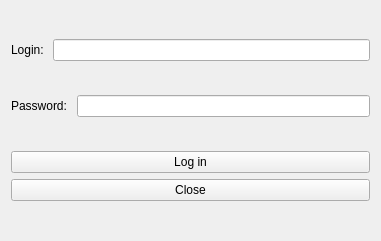
  <widget class="QWidget" name="verticalLayoutWidget">
   <property name="geometry">
    <rect>
     <x>10</x>
     <y>20</y>
     <width>381</width>
     <height>241</height>
    </rect>
   </property>
   <layout class="QVBoxLayout" name="verticalLayout_2">
    <item>
     <layout class="QHBoxLayout" name="horizontalLayout_3">
      <item>
       <widget class="QLabel" name="label_3">
        <property name="text">
         <string>Login: </string>
        </property>
       </widget>
      </item>
      <item>
       <widget class="QLineEdit" name="loginInput"/>
      </item>
     </layout>
    </item>
    <item>
     <layout class="QHBoxLayout" name="horizontalLayout_4">
      <item>
       <widget class="QLabel" name="label_4">
        <property name="text">
         <string>Password: </string>
        </property>
       </widget>
      </item>
      <item>
       <widget class="QLineEdit" name="passwordInput"/>
      </item>
     </layout>
    </item>
    <item>
     <layout class="QVBoxLayout" name="verticalLayout_4">
      <item>
       <widget class="QPushButton" name="loginButton">
        <property name="styleSheet">
         <string notr="true">QToolTip {
    border: 1px solid #76797C;
    background-color: #5A7566;
    color: white;
    padding: 0px;                /*remove padding, for fix combobox tooltip.*/
    opacity: 200;
}

QWidget {
    color: #eff0f1;
    background-color: #31363b;
    selection-background-color: #3daee9;
    selection-color: #eff0f1;
    background-clip: border;
    border-image: none;
    border: 0px transparent black;
    outline: 0;
}

QWidget:item:hover {
    background-color: #18465d;
    color: #eff0f1;
}

QWidget:item:selected {
    background-color: #18465d;
}

QCheckBox {
    spacing: 5px;
    outline: none;
    color: #eff0f1;
    margin-bottom: 2px;
}

QCheckBox:disabled {
    color: #76797C;
}

QCheckBox::indicator,
QGroupBox::indicator {
    width: 18px;
    height: 18px;
}

QGroupBox::indicator {
    margin-left: 2px;
}

QCheckBox::indicator:unchecked,
QGroupBox::indicator:unchecked {
    image: url(:/qss_icons/rc/checkbox_unchecked.png);
}

QCheckBox::indicator:unchecked:hover,
QCheckBox::indicator:unchecked:focus,
QCheckBox::indicator:unchecked:pressed,
QGroupBox::indicator:unchecked:hover,
QGroupBox::indicator:unchecked:focus,
QGroupBox::indicator:unchecked:pressed {
    border: none;
    image: url(:/qss_icons/rc/checkbox_unchecked_focus.png);
}

QCheckBox::indicator:checked,
QGroupBox::indicator:checked {
    image: url(:/qss_icons/rc/checkbox_checked.png);
}

QCheckBox::indicator:checked:hover,
QCheckBox::indicator:checked:focus,
QCheckBox::indicator:checked:pressed,
QGroupBox::indicator:checked:hover,
QGroupBox::indicator:checked:focus,
QGroupBox::indicator:checked:pressed {
    border: none;
    image: url(:/qss_icons/rc/checkbox_checked_focus.png);
}

QCheckBox::indicator:indeterminate {
    image: url(:/qss_icons/rc/checkbox_indeterminate.png);
}

QCheckBox::indicator:indeterminate:focus,
QCheckBox::indicator:indeterminate:hover,
QCheckBox::indicator:indeterminate:pressed {
    image: url(:/qss_icons/rc/checkbox_indeterminate_focus.png);
}

QCheckBox::indicator:checked:disabled,
QGroupBox::indicator:checked:disabled {
    image: url(:/qss_icons/rc/checkbox_checked_disabled.png);
}

QCheckBox::indicator:unchecked:disabled,
QGroupBox::indicator:unchecked:disabled {
    image: url(:/qss_icons/rc/checkbox_unchecked_disabled.png);
}

QRadioButton {
    spacing: 5px;
    outline: none;
    color: #eff0f1;
    margin-bottom: 2px;
}

QRadioButton:disabled {
    color: #76797C;
}

QRadioButton::indicator {
    width: 21px;
    height: 21px;
}

QRadioButton::indicator:unchecked {
    image: url(:/qss_icons/rc/radio_unchecked.png);
}

QRadioButton::indicator:unchecked:hover,
QRadioButton::indicator:unchecked:focus,
QRadioButton::indicator:unchecked:pressed {
    border: none;
    outline: none;
    image: url(:/qss_icons/rc/radio_unchecked_focus.png);
}

QRadioButton::indicator:checked {
    border: none;
    outline: none;
    image: url(:/qss_icons/rc/radio_checked.png);
}

QRadioButton::indicator:checked:hover,
QRadioButton::indicator:checked:focus,
QRadioButton::indicator:checked:pressed {
    border: none;
    outline: none;
    image: url(:/qss_icons/rc/radio_checked_focus.png);
}

QRadioButton::indicator:checked:disabled {
    outline: none;
    image: url(:/qss_icons/rc/radio_checked_disabled.png);
}

QRadioButton::indicator:unchecked:disabled {
    image: url(:/qss_icons/rc/radio_unchecked_disabled.png);
}

QMenuBar {
    background-color: #31363b;
    color: #eff0f1;
}

QMenuBar::item {
    background: transparent;
}

QMenuBar::item:selected {
    background: transparent;
    border: 1px solid #76797C;
}

QMenuBar::item:pressed {
    border: 1px solid #76797C;
    background-color: #3daee9;
    color: #eff0f1;
    margin-bottom: -1px;
    padding-bottom: 1px;
}

QMenu {
    border: 1px solid #76797C;
    color: #eff0f1;
    margin: 2px;
}

QMenu::icon {
    margin: 5px;
}

QMenu::item {
    padding: 5px 30px 5px 30px;
    border: 1px solid transparent;
    /* reserve space for selection border */
}

QMenu::item:selected {
    color: #eff0f1;
}

QMenu::separator {
    height: 2px;
    background: lightblue;
    margin-left: 10px;
    margin-right: 5px;
}

QMenu::indicator {
    width: 18px;
    height: 18px;
}


/* non-exclusive indicator = check box style indicator
   (see QActionGroup::setExclusive) */

QMenu::indicator:non-exclusive:unchecked {
    image: url(:/qss_icons/rc/checkbox_unchecked.png);
}

QMenu::indicator:non-exclusive:unchecked:selected {
    image: url(:/qss_icons/rc/checkbox_unchecked_disabled.png);
}

QMenu::indicator:non-exclusive:checked {
    image: url(:/qss_icons/rc/checkbox_checked.png);
}

QMenu::indicator:non-exclusive:checked:selected {
    image: url(:/qss_icons/rc/checkbox_checked_disabled.png);
}


/* exclusive indicator = radio button style indicator (see QActionGroup::setExclusive) */

QMenu::indicator:exclusive:unchecked {
    image: url(:/qss_icons/rc/radio_unchecked.png);
}

QMenu::indicator:exclusive:unchecked:selected {
    image: url(:/qss_icons/rc/radio_unchecked_disabled.png);
}

QMenu::indicator:exclusive:checked {
    image: url(:/qss_icons/rc/radio_checked.png);
}

QMenu::indicator:exclusive:checked:selected {
    image: url(:/qss_icons/rc/radio_checked_disabled.png);
}

QMenu::right-arrow {
    margin: 5px;
    image: url(:/qss_icons/rc/right_arrow.png)
}

QWidget:disabled {
    color: #454545;
    background-color: #31363b;
}

QAbstractItemView {
    alternate-background-color: #31363b;
    color: #eff0f1;
    border: 1px solid #3A3939;
    border-radius: 2px;
}

QWidget:focus,
QMenuBar:focus {
    border: 1px solid #3daee9;
}

QTabWidget:focus,
QCheckBox:focus,
QRadioButton:focus,
QSlider:focus {
    border: none;
}

QLineEdit {
    background-color: #232629;
    padding: 5px;
    border-style: solid;
    border: 1px solid #76797C;
    border-radius: 2px;
    color: #eff0f1;
}

QAbstractItemView QLineEdit {
    padding: 0;
}

QGroupBox {
    border: 1px solid #76797C;
    border-radius: 2px;
    margin-top: 20px;
}

QGroupBox::title {
    subcontrol-origin: margin;
    subcontrol-position: top center;
    padding-left: 10px;
    padding-right: 10px;
    padding-top: 10px;
}

QAbstractScrollArea {
    border-radius: 2px;
    border: 1px solid #76797C;
    background-color: transparent;
}

QScrollBar:horizontal {
    height: 15px;
    margin: 3px 15px 3px 15px;
    border: 1px transparent #2A2929;
    border-radius: 4px;
    background-color: #2A2929;
}

QScrollBar::handle:horizontal {
    background-color: #605F5F;
    min-width: 5px;
    border-radius: 4px;
}

QScrollBar::add-line:horizontal {
    margin: 0px 3px 0px 3px;
    border-image: url(:/qss_icons/rc/right_arrow_disabled.png);
    width: 10px;
    height: 10px;
    subcontrol-position: right;
    subcontrol-origin: margin;
}

QScrollBar::sub-line:horizontal {
    margin: 0px 3px 0px 3px;
    border-image: url(:/qss_icons/rc/left_arrow_disabled.png);
    height: 10px;
    width: 10px;
    subcontrol-position: left;
    subcontrol-origin: margin;
}

QScrollBar::add-line:horizontal:hover,
QScrollBar::add-line:horizontal:on {
    border-image: url(:/qss_icons/rc/right_arrow.png);
    height: 10px;
    width: 10px;
    subcontrol-position: right;
    subcontrol-origin: margin;
}

QScrollBar::sub-line:horizontal:hover,
QScrollBar::sub-line:horizontal:on {
    border-image: url(:/qss_icons/rc/left_arrow.png);
    height: 10px;
    width: 10px;
    subcontrol-position: left;
    subcontrol-origin: margin;
}

QScrollBar::up-arrow:horizontal,
QScrollBar::down-arrow:horizontal {
    background: none;
}

QScrollBar::add-page:horizontal,
QScrollBar::sub-page:horizontal {
    background: none;
}

QScrollBar:vertical {
    background-color: #2A2929;
    width: 15px;
    margin: 15px 3px 15px 3px;
    border: 1px transparent #2A2929;
    border-radius: 4px;
}

QScrollBar::handle:vertical {
    background-color: #605F5F;
    min-height: 5px;
    border-radius: 4px;
}

QScrollBar::sub-line:vertical {
    margin: 3px 0px 3px 0px;
    border-image: url(:/qss_icons/rc/up_arrow_disabled.png);
    height: 10px;
    width: 10px;
    subcontrol-position: top;
    subcontrol-origin: margin;
}

QScrollBar::add-line:vertical {
    margin: 3px 0px 3px 0px;
    border-image: url(:/qss_icons/rc/down_arrow_disabled.png);
    height: 10px;
    width: 10px;
    subcontrol-position: bottom;
    subcontrol-origin: margin;
}

QScrollBar::sub-line:vertical:hover,
QScrollBar::sub-line:vertical:on {
    border-image: url(:/qss_icons/rc/up_arrow.png);
    height: 10px;
    width: 10px;
    subcontrol-position: top;
    subcontrol-origin: margin;
}

QScrollBar::add-line:vertical:hover,
QScrollBar::add-line:vertical:on {
    border-image: url(:/qss_icons/rc/down_arrow.png);
    height: 10px;
    width: 10px;
    subcontrol-position: bottom;
    subcontrol-origin: margin;
}

QScrollBar::up-arrow:vertical,
QScrollBar::down-arrow:vertical {
    background: none;
}

QScrollBar::add-page:vertical,
QScrollBar::sub-page:vertical {
    background: none;
}

QTextEdit {
    background-color: #232629;
    color: #eff0f1;
    border: 1px solid #76797C;
}

QPlainTextEdit {
    background-color: #232629;
    ;
    color: #eff0f1;
    border-radius: 2px;
    border: 1px solid #76797C;
}

QHeaderView::section {
    background-color: #76797C;
    color: #eff0f1;
    padding: 5px;
    border: 1px solid #76797C;
}

QSizeGrip {
    image: url(:/qss_icons/rc/sizegrip.png);
    width: 12px;
    height: 12px;
}

QMainWindow::separator {
    background-color: #31363b;
    color: white;
    padding-left: 4px;
    spacing: 2px;
    border: 1px dashed #76797C;
}

QMainWindow::separator:hover {
    background-color: #787876;
    color: white;
    padding-left: 4px;
    border: 1px solid #76797C;
    spacing: 2px;
}

QMenu::separator {
    height: 1px;
    background-color: #76797C;
    color: white;
    padding-left: 4px;
    margin-left: 10px;
    margin-right: 5px;
}

QFrame {
    border-radius: 2px;
    border: 1px solid #76797C;
}

QFrame[frameShape=&quot;0&quot;] {
    border-radius: 2px;
    border: 1px transparent #76797C;
}

QStackedWidget {
    border: 1px transparent black;
}

QToolBar {
    border: 1px transparent #393838;
    background: 1px solid #31363b;
    font-weight: bold;
}

QToolBar::handle:horizontal {
    image: url(:/qss_icons/rc/Hmovetoolbar.png);
}

QToolBar::handle:vertical {
    image: url(:/qss_icons/rc/Vmovetoolbar.png);
}

QToolBar::separator:horizontal {
    image: url(:/qss_icons/rc/Hsepartoolbar.png);
}

QToolBar::separator:vertical {
    image: url(:/qss_icons/rc/Vsepartoolbar.png);
}

QToolButton#qt_toolbar_ext_button {
    background: #58595a
}

QPushButton {
    color: #eff0f1;
    background-color: #31363b;
    border-width: 1px;
    border-color: #76797C;
    border-style: solid;
    padding: 5px;
    border-radius: 2px;
    outline: none;
}

QPushButton:disabled {
    background-color: #31363b;
    border-width: 1px;
    border-color: #454545;
    border-style: solid;
    padding-top: 5px;
    padding-bottom: 5px;
    padding-left: 10px;
    padding-right: 10px;
    border-radius: 2px;
    color: #454545;
}

QPushButton:focus {
    background-color: #3daee9;
    color: white;
}

QPushButton:pressed {
    background-color: #3daee9;
    padding-top: -15px;
    padding-bottom: -17px;
}

QComboBox {
    selection-background-color: #3daee9;
    border-style: solid;
    border: 1px solid #76797C;
    border-radius: 2px;
    padding: 5px;
    min-width: 75px;
}

QPushButton:checked {
    background-color: #76797C;
    border-color: #6A6969;
}

QComboBox:hover,
QPushButton:hover,
QAbstractSpinBox:hover,
QLineEdit:hover,
QTextEdit:hover,
QPlainTextEdit:hover,
QAbstractView:hover,
QTreeView:hover {
    border: 1px solid #3daee9;
    color: #eff0f1;
}

QComboBox:on {
    padding-top: 3px;
    padding-left: 4px;
    selection-background-color: #4a4a4a;
}

QComboBox QAbstractItemView {
    background-color: #232629;
    border-radius: 2px;
    border: 1px solid #76797C;
    selection-background-color: #18465d;
}

QComboBox::drop-down {
    subcontrol-origin: padding;
    subcontrol-position: top right;
    width: 15px;
    border-left-width: 0px;
    border-left-color: darkgray;
    border-left-style: solid;
    border-top-right-radius: 3px;
    border-bottom-right-radius: 3px;
}

QComboBox::down-arrow {
    image: url(:/qss_icons/rc/down_arrow_disabled.png);
}

QComboBox::down-arrow:on,
QComboBox::down-arrow:hover,
QComboBox::down-arrow:focus {
    image: url(:/qss_icons/rc/down_arrow.png);
}

QAbstractSpinBox {
    padding: 5px;
    border: 1px solid #76797C;
    background-color: #232629;
    color: #eff0f1;
    border-radius: 2px;
    min-width: 75px;
}

QAbstractSpinBox:up-button {
    background-color: transparent;
    subcontrol-origin: border;
    subcontrol-position: center right;
}

QAbstractSpinBox:down-button {
    background-color: transparent;
    subcontrol-origin: border;
    subcontrol-position: center left;
}

QAbstractSpinBox::up-arrow,
QAbstractSpinBox::up-arrow:disabled,
QAbstractSpinBox::up-arrow:off {
    image: url(:/qss_icons/rc/up_arrow_disabled.png);
    width: 10px;
    height: 10px;
}

QAbstractSpinBox::up-arrow:hover {
    image: url(:/qss_icons/rc/up_arrow.png);
}

QAbstractSpinBox::down-arrow,
QAbstractSpinBox::down-arrow:disabled,
QAbstractSpinBox::down-arrow:off {
    image: url(:/qss_icons/rc/down_arrow_disabled.png);
    width: 10px;
    height: 10px;
}

QAbstractSpinBox::down-arrow:hover {
    image: url(:/qss_icons/rc/down_arrow.png);
}

QLabel {
    border: 0px solid black;
}

QTabWidget {
    border: 0px transparent black;
}

QTabWidget::pane {
    border: 1px solid #76797C;
    padding: 5px;
    margin: 0px;
}

QTabWidget::tab-bar {
    /* left: 5px; move to the right by 5px */
}

QTabBar {
    qproperty-drawBase: 0;
    border-radius: 3px;
}

QTabBar:focus {
    border: 0px transparent black;
}

QTabBar::close-button {
    image: url(:/qss_icons/rc/close.png);
    background: transparent;
}

QTabBar::close-button:hover {
    image: url(:/qss_icons/rc/close-hover.png);
    background: transparent;
}

QTabBar::close-button:pressed {
    image: url(:/qss_icons/rc/close-pressed.png);
    background: transparent;
}


/* TOP TABS */

QTabBar::tab:top {
    color: #eff0f1;
    border: 1px solid #76797C;
    border-bottom: 1px transparent black;
    background-color: #31363b;
    padding: 5px;
    min-width: 50px;
    border-top-left-radius: 2px;
    border-top-right-radius: 2px;
}

QTabBar::tab:top:selected {
    color: #eff0f1;
    background-color: #54575B;
    border: 1px solid #76797C;
    border-bottom: 2px solid #3daee9;
    border-top-left-radius: 2px;
    border-top-right-radius: 2px;
}

QTabBar::tab:top:!selected:hover {
    background-color: #3daee9;
}


/* BOTTOM TABS */

QTabBar::tab:bottom {
    color: #eff0f1;
    border: 1px solid #76797C;
    border-top: 1px transparent black;
    background-color: #31363b;
    padding: 5px;
    border-bottom-left-radius: 2px;
    border-bottom-right-radius: 2px;
    min-width: 50px;
}

QTabBar::tab:bottom:selected {
    color: #eff0f1;
    background-color: #54575B;
    border: 1px solid #76797C;
    border-top: 2px solid #3daee9;
    border-bottom-left-radius: 2px;
    border-bottom-right-radius: 2px;
}

QTabBar::tab:bottom:!selected:hover {
    background-color: #3daee9;
}


/* LEFT TABS */

QTabBar::tab:left {
    color: #eff0f1;
    border: 1px solid #76797C;
    border-left: 1px transparent black;
    background-color: #31363b;
    padding: 5px;
    border-top-right-radius: 2px;
    border-bottom-right-radius: 2px;
    min-height: 50px;
}

QTabBar::tab:left:selected {
    color: #eff0f1;
    background-color: #54575B;
    border: 1px solid #76797C;
    border-left: 2px solid #3daee9;
    border-top-right-radius: 2px;
    border-bottom-right-radius: 2px;
}

QTabBar::tab:left:!selected:hover {
    background-color: #3daee9;
}


/* RIGHT TABS */

QTabBar::tab:right {
    color: #eff0f1;
    border: 1px solid #76797C;
    border-right: 1px transparent black;
    background-color: #31363b;
    padding: 5px;
    border-top-left-radius: 2px;
    border-bottom-left-radius: 2px;
    min-height: 50px;
}

QTabBar::tab:right:selected {
    color: #eff0f1;
    background-color: #54575B;
    border: 1px solid #76797C;
    border-right: 2px solid #3daee9;
    border-top-left-radius: 2px;
    border-bottom-left-radius: 2px;
}

QTabBar::tab:right:!selected:hover {
    background-color: #3daee9;
}

QTabBar QToolButton::right-arrow:enabled {
    image: url(:/qss_icons/rc/right_arrow.png);
}

QTabBar QToolButton::left-arrow:enabled {
    image: url(:/qss_icons/rc/left_arrow.png);
}

QTabBar QToolButton::right-arrow:disabled {
    image: url(:/qss_icons/rc/right_arrow_disabled.png);
}

QTabBar QToolButton::left-arrow:disabled {
    image: url(:/qss_icons/rc/left_arrow_disabled.png);
}

QDockWidget {
    background: #31363b;
    border: 1px solid #403F3F;
    titlebar-close-icon: url(:/qss_icons/rc/close.png);
    titlebar-normal-icon: url(:/qss_icons/rc/undock.png);
}

QDockWidget::close-button,
QDockWidget::float-button {
    border: 1px solid transparent;
    border-radius: 2px;
    background: transparent;
}

QDockWidget::close-button:hover,
QDockWidget::float-button:hover {
    background: rgba(255, 255, 255, 10);
}

QDockWidget::close-button:pressed,
QDockWidget::float-button:pressed {
    padding: 1px -1px -1px 1px;
    background: rgba(255, 255, 255, 10);
}

QTreeView,
QListView {
    border: 1px solid #76797C;
    background-color: #232629;
}

QTreeView:branch:selected,
QTreeView:branch:hover {
    background: url(:/qss_icons/rc/transparent.png);
}

QTreeView::branch:has-siblings:!adjoins-item {
    border-image: url(:/qss_icons/rc/transparent.png);
}

QTreeView::branch:has-siblings:adjoins-item {
    border-image: url(:/qss_icons/rc/transparent.png);
}

QTreeView::branch:!has-children:!has-siblings:adjoins-item {
    border-image: url(:/qss_icons/rc/transparent.png);
}

QTreeView::branch:has-children:!has-siblings:closed,
QTreeView::branch:closed:has-children:has-siblings {
    image: url(:/qss_icons/rc/branch_closed.png);
}

QTreeView::branch:open:has-children:!has-siblings,
QTreeView::branch:open:has-children:has-siblings {
    image: url(:/qss_icons/rc/branch_open.png);
}

QTreeView::branch:has-children:!has-siblings:closed:hover,
QTreeView::branch:closed:has-children:has-siblings:hover {
    image: url(:/qss_icons/rc/branch_closed-on.png);
}

QTreeView::branch:open:has-children:!has-siblings:hover,
QTreeView::branch:open:has-children:has-siblings:hover {
    image: url(:/qss_icons/rc/branch_open-on.png);
}

QListView::item:!selected:hover,
QTreeView::item:!selected:hover {
    background: #18465d;
    outline: 0;
    color: #eff0f1
}

QListView::item:selected:hover,
QTreeView::item:selected:hover {
    background: #287399;
    color: #eff0f1;
}

QTreeView::indicator:checked,
QListView::indicator:checked {
    image: url(:/qss_icons/rc/checkbox_checked.png);
}

QTreeView::indicator:unchecked,
QListView::indicator:unchecked {
    image: url(:/qss_icons/rc/checkbox_unchecked.png);
}

QTreeView::indicator:indeterminate,
QListView::indicator:indeterminate {
    image: url(:/qss_icons/rc/checkbox_indeterminate.png);
}

QTreeView::indicator:checked:hover,
QTreeView::indicator:checked:focus,
QTreeView::indicator:checked:pressed,
QListView::indicator:checked:hover,
QListView::indicator:checked:focus,
QListView::indicator:checked:pressed {
    image: url(:/qss_icons/rc/checkbox_checked_focus.png);
}

QTreeView::indicator:unchecked:hover,
QTreeView::indicator:unchecked:focus,
QTreeView::indicator:unchecked:pressed,
QListView::indicator:unchecked:hover,
QListView::indicator:unchecked:focus,
QListView::indicator:unchecked:pressed {
    image: url(:/qss_icons/rc/checkbox_unchecked_focus.png);
}

QTreeView::indicator:indeterminate:hover,
QTreeView::indicator:indeterminate:focus,
QTreeView::indicator:indeterminate:pressed,
QListView::indicator:indeterminate:hover,
QListView::indicator:indeterminate:focus,
QListView::indicator:indeterminate:pressed {
    image: url(:/qss_icons/rc/checkbox_indeterminate_focus.png);
}

QSlider::groove:horizontal {
    border: 1px solid #565a5e;
    height: 4px;
    background: #565a5e;
    margin: 0px;
    border-radius: 2px;
}

QSlider::handle:horizontal {
    background: #232629;
    border: 1px solid #565a5e;
    width: 16px;
    height: 16px;
    margin: -8px 0;
    border-radius: 9px;
}

QSlider::sub-page:horizontal {
    border: 1px solid #565a5e;
    height: 4px;
    background: #3daee9;
    margin: 0px;
    border-radius: 2px;
}

QSlider::groove:vertical {
    border: 1px solid #565a5e;
    width: 4px;
    background: #565a5e;
    margin: 0px;
    border-radius: 3px;
}

QSlider::handle:vertical {
    background: #232629;
    border: 1px solid #565a5e;
    width: 16px;
    height: 16px;
    margin: 0 -8px;
    border-radius: 9px;
}

QSlider::sub-page:vertical {
    border: 1px solid #565a5e;
    width: 4px;
    background: #3daee9;
    margin: 0px;
    border-radius: 3px;
}

QToolButton {
    background-color: transparent;
    border: 1px transparent #76797C;
    border-radius: 2px;
    margin: 3px;
    padding: 5px;
}

QToolButton[popupMode=&quot;1&quot;] {
    /* only for MenuButtonPopup */
    padding-right: 20px;
    /* make way for the popup button */
    border: 1px #76797C;
    border-radius: 5px;
}

QToolButton[popupMode=&quot;2&quot;] {
    /* only for InstantPopup */
    padding-right: 10px;
    /* make way for the popup button */
    border: 1px #76797C;
}

QToolButton:hover,
QToolButton::menu-button:hover {
    background-color: transparent;
    border: 1px solid #3daee9;
    padding: 5px;
}

QToolButton:checked,
QToolButton:pressed,
QToolButton::menu-button:pressed {
    background-color: #3daee9;
    border: 1px solid #3daee9;
    padding: 5px;
}


/* the subcontrol below is used only in the InstantPopup or DelayedPopup mode */

QToolButton::menu-indicator {
    image: url(:/qss_icons/rc/down_arrow.png);
    top: -7px;
    left: -2px;
    /* shift it a bit */
}


/* the subcontrols below are used only in the MenuButtonPopup mode */

QToolButton::menu-button {
    border: 1px transparent #76797C;
    border-top-right-radius: 6px;
    border-bottom-right-radius: 6px;
    /* 16px width + 4px for border = 20px allocated above */
    width: 16px;
    outline: none;
}

QToolButton::menu-arrow {
    image: url(:/qss_icons/rc/down_arrow.png);
}

QToolButton::menu-arrow:open {
    border: 1px solid #76797C;
}

QPushButton::menu-indicator {
    subcontrol-origin: padding;
    subcontrol-position: bottom right;
    bottom: 5px;
}

QTableView {
    border: 1px solid #76797C;
    gridline-color: #31363b;
    background-color: #232629;
}

QTableView,
QHeaderView {
    border-radius: 0px;
}

QTableView::item:pressed,
QListView::item:pressed,
QTreeView::item:pressed {
    background: #18465d;
    color: #eff0f1;
}

QTableView::item:selected:active,
QTreeView::item:selected:active,
QListView::item:selected:active {
    background: #287399;
    color: #eff0f1;
}

QHeaderView {
    background-color: #31363b;
    border: 1px transparent;
    border-radius: 0px;
    margin: 0px;
    padding: 0px;
}

QHeaderView::section {
    background-color: #31363b;
    color: #eff0f1;
    padding: 5px;
    border: 1px solid #76797C;
    border-radius: 0px;
    text-align: center;
}

QHeaderView::section::vertical::first,
QHeaderView::section::vertical::only-one {
    border-top: 1px solid #76797C;
}

QHeaderView::section::vertical {
    border-top: transparent;
}

QHeaderView::section::horizontal::first,
QHeaderView::section::horizontal::only-one {
    border-left: 1px solid #76797C;
}

QHeaderView::section::horizontal {
    border-left: transparent;
}

QHeaderView::section:checked {
    color: white;
    background-color: #334e5e;
}


/* style the sort indicator */

QHeaderView::down-arrow {
    image: url(:/qss_icons/rc/down_arrow.png);
}

QHeaderView::up-arrow {
    image: url(:/qss_icons/rc/up_arrow.png);
}

QTableCornerButton::section {
    background-color: #31363b;
    border: 1px transparent #76797C;
    border-radius: 0px;
}

QToolBox {
    padding: 5px;
    border: 1px transparent black;
}

QToolBox::tab {
    color: #eff0f1;
    background-color: #31363b;
    border: 1px solid #76797C;
    border-bottom: 1px transparent #31363b;
    border-top-left-radius: 5px;
    border-top-right-radius: 5px;
}

QToolBox::tab:selected {
    /* italicize selected tabs */
    font: italic;
    background-color: #31363b;
    border-color: #3daee9;
}

QStatusBar::item {
    border: 0px transparent dark;
}

QFrame[height=&quot;3&quot;],
QFrame[width=&quot;3&quot;] {
    background-color: #76797C;
}

QSplitter::handle {
    border: 1px dashed #76797C;
}

QSplitter::handle:hover {
    background-color: #787876;
    border: 1px solid #76797C;
}

QSplitter::handle:horizontal {
    width: 1px;
}

QSplitter::handle:vertical {
    height: 1px;
}

QProgressBar {
    border: 1px solid #76797C;
    border-radius: 5px;
    text-align: center;
}

QProgressBar::chunk {
    background-color: #05B8CC;
}

QDateEdit {
    selection-background-color: #3daee9;
    border-style: solid;
    border: 1px solid #3375A3;
    border-radius: 2px;
    padding: 1px;
    min-width: 75px;
}

QDateEdit:on {
    padding-top: 3px;
    padding-left: 4px;
    selection-background-color: #4a4a4a;
}

QDateEdit QAbstractItemView {
    background-color: #232629;
    border-radius: 2px;
    border: 1px solid #3375A3;
    selection-background-color: #3daee9;
}

QDateEdit::drop-down {
    subcontrol-origin: padding;
    subcontrol-position: top right;
    width: 15px;
    border-left-width: 0px;
    border-left-color: darkgray;
    border-left-style: solid;
    border-top-right-radius: 3px;
    border-bottom-right-radius: 3px;
}

QDateEdit::down-arrow {
    image: url(:/qss_icons/rc/down_arrow_disabled.png);
}

QDateEdit::down-arrow:on,
QDateEdit::down-arrow:hover,
QDateEdit::down-arrow:focus {
    image: url(:/qss_icons/rc/down_arrow.png);
}
</string>
        </property>
        <property name="text">
         <string>Log in</string>
        </property>
       </widget>
      </item>
      <item>
       <widget class="QPushButton" name="closeButton">
        <property name="text">
         <string>Close</string>
        </property>
       </widget>
      </item>
     </layout>
    </item>
   </layout>
  </widget>
